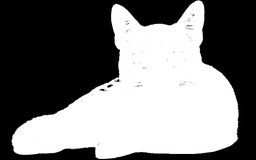
#> input picture binary_image_2.jpg, 256 x 160 px, shrunk from 1440 x 900 before the run
$ python cv_lab3.py   (older library calls are emulated)
#> lines starting #> are read from the running program, lines starting #| are printed output that depends on the picture; after the words box and inside, x2 and y2 are one past the last pixel; in counts of white or black regions, pixels touching at a corner belong together
import cv2
import numpy as np
import os

def erosion(image, kernel, iterations=1):
    result = np.zeros_like(image)

    for _ in range(iterations):
        for i in range(1, image.shape[0] - 1):
            for j in range(1, image.shape[1] - 1):
                match = True
                for m in range(kernel.shape[0]):
                    for n in range(kernel.shape[1]):
                        if kernel[m, n] == 1 and image[i - 1 + m, j - 1 + n] != 255:
                            match = False
                            break
                result[i, j] = 255 if match else 0

    return result

def dilation(image, kernel):
    result = np.zeros_like(image)

    for i in range(1, image.shape[0] - 1):
        for j in range(1, image.shape[1] - 1):
            dilate_value = False
            for m in range(kernel.shape[0]):
                for n in range(kernel.shape[1]):
                    if kernel[m, n] == 1 and image[i - 1 + m, j - 1 + n] == 255:
                        dilate_value = True
                        break
            result[i, j] = 255 if dilate_value else 0

    return result

def opening(image, kernel):
    eroded = erosion(image, kernel)
    result = dilation(eroded, kernel)

    return result

def closing(image, kernel):
    dilated = dilation(image, kernel)
    result = np.zeros_like(image, dtype=np.uint8)


    for i in range(1, image.shape[0] - 1):
        for j in range(1, image.shape[1] - 1):
            sum_neighbors = np.sum(dilated[i - 1:i + 2, j - 1:j + 2] * kernel)
            result[i, j] = 255 if sum_neighbors > 0 else 0

    return result

def gradient_magnitude(image):
    kernel_x = np.array([[-1, 0, 1], [-2, 0, 2], [-1, 0, 1]])
    kernel_y = np.array([[-1, -2, -1], [0, 0, 0], [1, 2, 1]])
    gradient_x = convolve(image, kernel_x)
    gradient_y = convolve(image, kernel_y)
    magnitude = np.sqrt(gradient_x**2 + gradient_y**2)
    magnitude = (magnitude / np.max(magnitude)) * 255
    return magnitude.astype(np.uint8)

def convolve(image, kernel):
    return cv2.filter2D(image, cv2.CV_64F, kernel)

def find_edges(image):

    if len(image.shape) == 3:
        image = np.mean(image, axis=-1).astype(np.uint8)
    edges = gradient_magnitude(image)
    return edges


image_path = 'binary_image_2.jpg'
original_image = cv2.imread(image_path, cv2.IMREAD_GRAYSCALE)
#> original_image is the input picture: shape (160, 256); min 0, max 255, mean 120.7


output_directory = 'output_images'
os.makedirs(output_directory, exist_ok=True)


kernel = np.array([[1, 1, 1],
                   [1, 1, 1],
                   [1, 1, 1]], np.uint8)

# apply morphological operations and edge detection
eroded_image = (erosion(original_image, kernel) > 0).astype(np.uint8) * 255
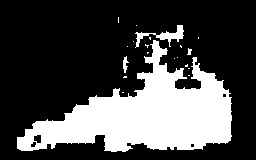
#> eroded_image: shape (160, 256); 28.5% white; 20 white regions (16 under 20 px), largest, box (x1, y1, x2, y2) and area: (17, 40, 232, 152) 11219, (135, 25, 184, 48) 328, (123, 56, 129, 73) 56, (187, 48, 192, 55) 22
dilated_image = (dilation(original_image, kernel) > 0).astype(np.uint8) * 255
#> after the loop in dilation, `for i in range(1, image.shape[0] - 1):`:
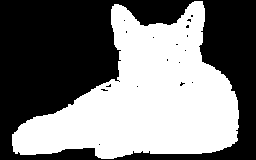
#> result: shape (160, 256); 48% white; 1 white region, box (x1, y1, x2, y2) and area: (12, 1, 239, 159) 19654
opened_image = (opening(original_image, kernel) > 0).astype(np.uint8) * 255
#> after the loop in dilation (call 2), `for i in range(1, image.shape[0] - 1):`:
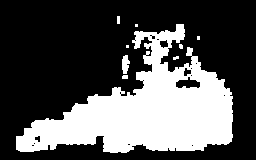
#> result: shape (160, 256); 32.4% white; 9 white regions (5 under 20 px), largest, box (x1, y1, x2, y2) and area: (16, 24, 233, 153) 13046, (122, 55, 130, 74) 110, (117, 16, 120, 24) 24, (122, 75, 128, 79) 23
closed_image = (closing(original_image, kernel) > 0).astype(np.uint8) * 255
#> after the loop in closing, `for i in range(1, image.shape[0] - 1):`:
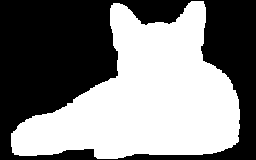
#> result: shape (160, 256); 50.3% white; 1 black region, box (x1, y1, x2, y2) and area: (0, 0, 256, 160) 20370
edges_image = find_edges(original_image)
#> in convolve, `return cv2.filter2D(image, cv2.CV_64F, kernel)`:
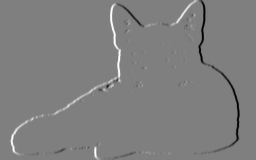
#> returned value: shape (160, 256) float64; min -1019, max 1020, mean 0; drawn with min black and max white
#> in convolve (call 2), `return cv2.filter2D(image, cv2.CV_64F, kernel)`:
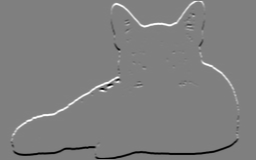
#> returned value: shape (160, 256) float64; min -1020, max 1015, mean 0.1; drawn with min black and max white
#> in gradient_magnitude, `magnitude = np.sqrt(gradient_x**2 + gradient_y**2)`:
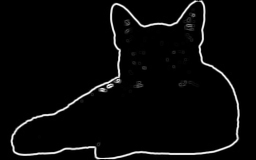
#> magnitude: shape (160, 256) float64; min 0, max 1092.5, mean 39.3; drawn with min black and max white

# save the results in the output directory
cv2.imwrite(os.path.join(output_directory, 'binary_image1.jpg'), original_image)
cv2.imwrite(os.path.join(output_directory, 'eroded_image1.jpg'), eroded_image)
cv2.imwrite(os.path.join(output_directory, 'dilated_image1.jpg'), dilated_image)
cv2.imwrite(os.path.join(output_directory, 'opened_image1.jpg'), opened_image)
cv2.imwrite(os.path.join(output_directory, 'closed_image1.jpg'), closed_image)
cv2.imwrite(os.path.join(output_directory, 'edges_image1.jpg'), edges_image)

$ run again, with binary_image_1.jpg copied over binary_image_2.jpg
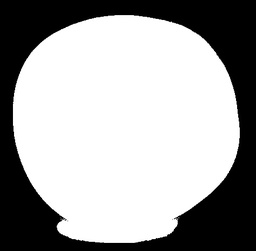
#> input picture binary_image_1.jpg, 256 x 251 px, shrunk from 474 x 465 before the run
#> original_image is the input picture: shape (251, 256); min 0, max 255, mean 162.6
#> `eroded_image = (erosion(original_image, kernel) > 0).astype(np.uint8) ..`:
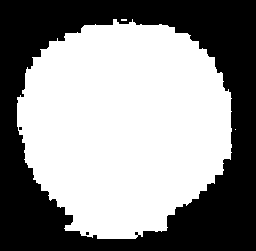
#> eroded_image: shape (251, 256); 56.4% white; 3 black regions (2 under 20 px), largest, box (x1, y1, x2, y2) and area: (0, 0, 256, 251) 27994
#> in gradient_magnitude, `magnitude = np.sqrt(gradient_x**2 + gradient_y**2)`:
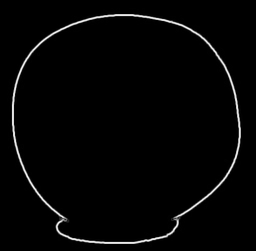
#> magnitude: shape (251, 256) float64; min 0, max 1104.8, mean 24; drawn with min black and max white

$ run again, with binary_image_3.jpg copied over binary_image_2.jpg
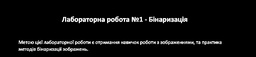
#> input picture binary_image_3.jpg, 256 x 57 px, shrunk from 913 x 202 before the run
#> original_image is the input picture: shape (57, 256); min 0, max 255, mean 13.2
#> eroded_image: shape (57, 256); every value is 0
#> after the loop in dilation, `for i in range(1, image.shape[0] - 1):`:
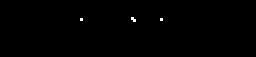
#> result: shape (57, 256); 0.24% white in thin lines or dots, all inside (x1, y1, x2, y2) = (80, 17, 163, 22)
#> in gradient_magnitude, `magnitude = np.sqrt(gradient_x**2 + gradient_y**2)`:
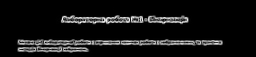
#> magnitude: shape (57, 256) float64; min 0, max 1003, mean 76; drawn with min black and max white

$ run again, with binary_image_4.jpg copied over binary_image_2.jpg
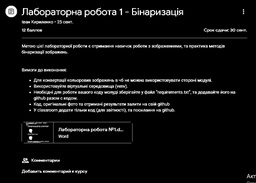
#> input picture binary_image_4.jpg, 256 x 183 px, shrunk from 1069 x 766 before the run
#> original_image is the input picture: shape (183, 256); min 0, max 255, mean 14.7
#> eroded_image: shape (183, 256); every value is 0
#> in gradient_magnitude, `magnitude = np.sqrt(gradient_x**2 + gradient_y**2)`:
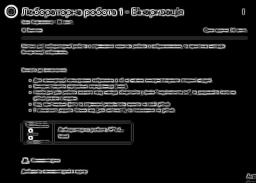
#> magnitude: shape (183, 256) float64; min 0, max 1076.8, mean 92.1; drawn with min black and max white
